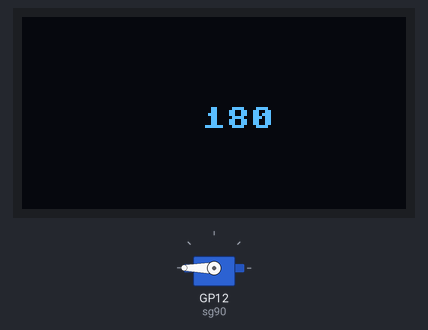
This program was run on a simulated Raspberry Pi Pico running MicroPython. On the bench: 128×64 one-colour display, servo. Servo angles are drawn from the pulse width (0.5 ms = 0°, 2.5 ms = 180°); library files of the repository ran but are not shown: ssd1306.py; what the program prints to the serial console is not drawn.

Above: at 3.8 s.
At 12.72 s:
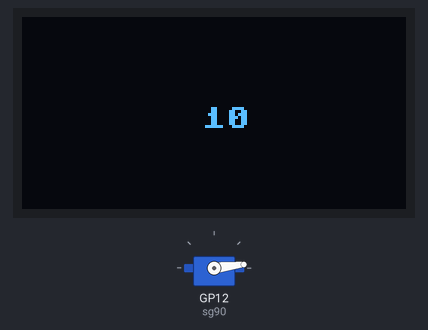
At 21.82 s:
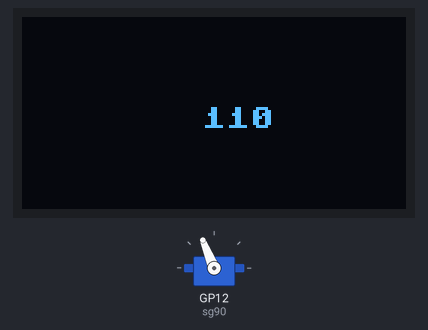
At 39.82 s:
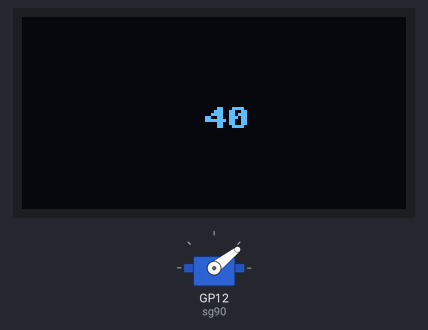
Timing chart, 0 to 40.0 s (numbered marks = the images above):
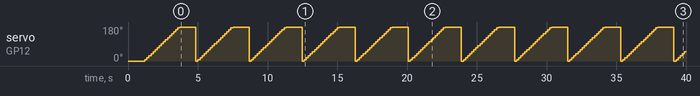

Measured:
- by itself, servo on GP12 (sg90): repeats every 3.8 s: 17° 0.15 s, 28° 0.15 s, 38° 0.15 s, 49° 0.15 s, 59° 0.15 s, 70° 0.15 s, 80° 0.15 s, 91° 0.15 s, 101° 0.15 s, 112° 0.15 s, 123° 0.15 s, 133° 0.15 s, 144° 0.15 s, 154° 0.15 s, 165° 0.15 s, 175° 0.15 s, 180° 1.1 s, 0° 0.15 s, 7° 0.15 s
- what the display in image 0 shows lasts 1.1 s, from 3.8 s to 4.9 s

The program:

oledAndSg90.py
```python
from machine import Pin, I2C, PWM
from ssd1306 import SSD1306_I2C
import framebuf,sys
from time import sleep

sg90 = PWM(Pin(12, mode=Pin.OUT)) # Signal pin of sg90 connected to gp12
sg90.freq(50) # sg90 freq

pix_res_x  = 128 # SSD1306 horizontal resolution
pix_res_y = 64   # SSD1306 vertical resolution

i2c_dev = I2C(1,scl=Pin(27),sda=Pin(26),freq=200000)  # start I2C on I2C1 (GPIO 26/27)
i2c_addr = [hex(ii) for ii in i2c_dev.scan()] # get I2C address in hex format
if i2c_addr==[]:
    print('No I2C Display Found')
    sys.exit() # exit routine if no dev found
else:
    print("I2C Address      : {}".format(i2c_addr[0])) # I2C device address
    print("I2C Configuration: {}".format(i2c_dev)) # print I2C params


oled = SSD1306_I2C(pix_res_x, pix_res_y, i2c_dev) # oled controller


# Load the raspberry pi logo into the framebuffer (the image is 32x32)

def oledPrint(text):
    oled.fill(0)
    oled.text(text,60,30)
    oled.show()


def setDegree(degree):
    if degree > 180:
        degree=180
    if degree < 0:
        degree=0

    maxDutyCycle = 8400
    minDutyCycle = 1500

    newDutyCycle=minDutyCycle+(maxDutyCycle-minDutyCycle)*(degree/180)

    sg90.duty_u16(int(newDutyCycle))


while True:
    sleep(1)
    for degree in range(0,181,10):

        setDegree(degree)
        oledPrint(str(degree))
        sleep(0.1)
```
